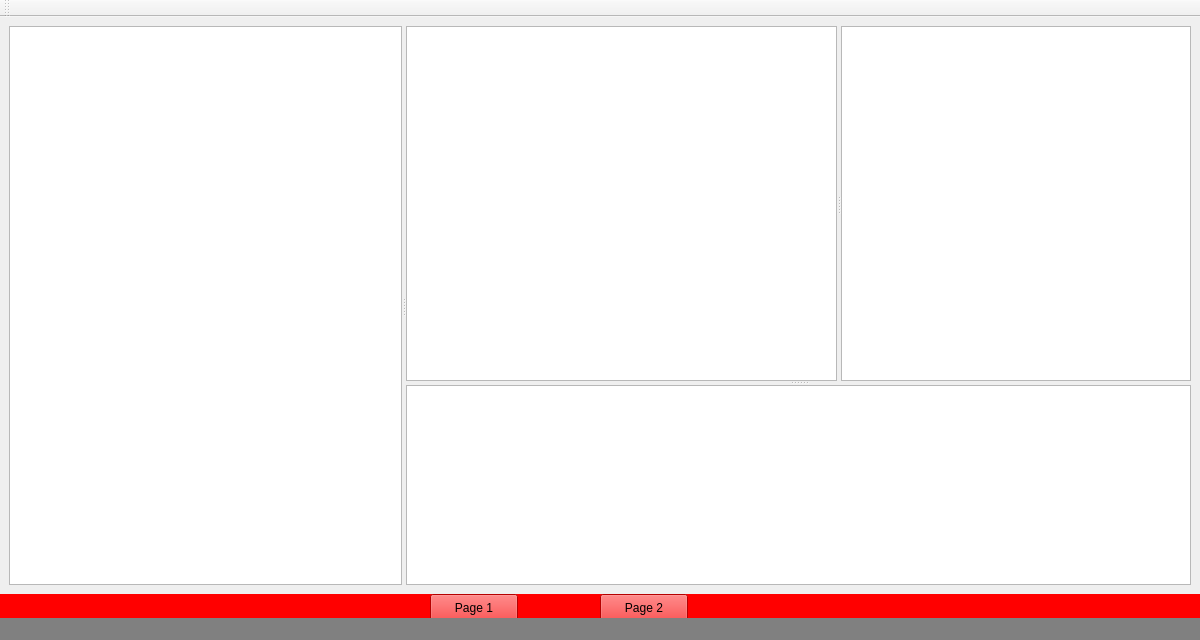
<?xml version="1.0" encoding="UTF-8"?>
<ui version="4.0">
 <class>MainWindow</class>
 <widget class="QMainWindow" name="MainWindow">
  <property name="geometry">
   <rect>
    <x>0</x>
    <y>0</y>
    <width>1200</width>
    <height>640</height>
   </rect>
  </property>
  <property name="minimumSize">
   <size>
    <width>1200</width>
    <height>640</height>
   </size>
  </property>
  <property name="windowTitle">
   <string>MainWindow</string>
  </property>
  <widget class="QWidget" name="centralWidget">
   <layout class="QHBoxLayout" name="horizontalLayout">
    <property name="spacing">
     <number>0</number>
    </property>
    <property name="leftMargin">
     <number>0</number>
    </property>
    <property name="topMargin">
     <number>0</number>
    </property>
    <property name="rightMargin">
     <number>0</number>
    </property>
    <property name="bottomMargin">
     <number>0</number>
    </property>
    <item>
     <widget class="QWidget" name="root" native="true">
      <property name="styleSheet">
       <string notr="true"/>
      </property>
      <layout class="QVBoxLayout" name="verticalLayout">
       <property name="spacing">
        <number>0</number>
       </property>
       <property name="leftMargin">
        <number>0</number>
       </property>
       <property name="topMargin">
        <number>0</number>
       </property>
       <property name="rightMargin">
        <number>0</number>
       </property>
       <property name="bottomMargin">
        <number>0</number>
       </property>
       <item>
        <widget class="QWidget" name="stackContainer" native="true">
         <property name="styleSheet">
          <string notr="true"/>
         </property>
         <layout class="QHBoxLayout" name="horizontalLayout_2">
          <property name="spacing">
           <number>0</number>
          </property>
          <property name="leftMargin">
           <number>9</number>
          </property>
          <property name="topMargin">
           <number>9</number>
          </property>
          <property name="rightMargin">
           <number>9</number>
          </property>
          <property name="bottomMargin">
           <number>9</number>
          </property>
          <item>
           <widget class="QSplitter" name="splitter">
            <property name="orientation">
             <enum>Qt::Horizontal</enum>
            </property>
            <widget class="QWidget" name="widget" native="true">
             <property name="sizePolicy">
              <sizepolicy hsizetype="Minimum" vsizetype="Expanding">
               <horstretch>0</horstretch>
               <verstretch>0</verstretch>
              </sizepolicy>
             </property>
             <property name="minimumSize">
              <size>
               <width>100</width>
               <height>0</height>
              </size>
             </property>
             <property name="maximumSize">
              <size>
               <width>400</width>
               <height>16777215</height>
              </size>
             </property>
             <layout class="QHBoxLayout" name="horizontalLayout_3">
              <property name="spacing">
               <number>0</number>
              </property>
              <property name="leftMargin">
               <number>0</number>
              </property>
              <property name="topMargin">
               <number>0</number>
              </property>
              <property name="rightMargin">
               <number>0</number>
              </property>
              <property name="bottomMargin">
               <number>0</number>
              </property>
              <item>
               <widget class="QListWidget" name="listWidget">
                <property name="sizePolicy">
                 <sizepolicy hsizetype="Preferred" vsizetype="Preferred">
                  <horstretch>0</horstretch>
                  <verstretch>0</verstretch>
                 </sizepolicy>
                </property>
                <property name="minimumSize">
                 <size>
                  <width>0</width>
                  <height>0</height>
                 </size>
                </property>
               </widget>
              </item>
             </layout>
            </widget>
            <widget class="QWidget" name="widget_2" native="true">
             <property name="sizePolicy">
              <sizepolicy hsizetype="Maximum" vsizetype="Preferred">
               <horstretch>0</horstretch>
               <verstretch>0</verstretch>
              </sizepolicy>
             </property>
             <layout class="QHBoxLayout" name="horizontalLayout_4">
              <property name="spacing">
               <number>0</number>
              </property>
              <property name="leftMargin">
               <number>0</number>
              </property>
              <property name="topMargin">
               <number>0</number>
              </property>
              <property name="rightMargin">
               <number>0</number>
              </property>
              <property name="bottomMargin">
               <number>0</number>
              </property>
              <item>
               <widget class="QSplitter" name="splitter_2">
                <property name="orientation">
                 <enum>Qt::Vertical</enum>
                </property>
                <widget class="QWidget" name="widget_3" native="true">
                 <layout class="QHBoxLayout" name="horizontalLayout_6">
                  <property name="spacing">
                   <number>0</number>
                  </property>
                  <property name="leftMargin">
                   <number>0</number>
                  </property>
                  <property name="topMargin">
                   <number>0</number>
                  </property>
                  <property name="rightMargin">
                   <number>0</number>
                  </property>
                  <property name="bottomMargin">
                   <number>0</number>
                  </property>
                  <item>
                   <widget class="QSplitter" name="splitter_3">
                    <property name="orientation">
                     <enum>Qt::Horizontal</enum>
                    </property>
                    <widget class="QWidget" name="widget_6" native="true">
                     <property name="sizePolicy">
                      <sizepolicy hsizetype="Maximum" vsizetype="Maximum">
                       <horstretch>0</horstretch>
                       <verstretch>0</verstretch>
                      </sizepolicy>
                     </property>
                     <layout class="QHBoxLayout" name="horizontalLayout_8">
                      <property name="spacing">
                       <number>0</number>
                      </property>
                      <property name="leftMargin">
                       <number>0</number>
                      </property>
                      <property name="topMargin">
                       <number>0</number>
                      </property>
                      <property name="rightMargin">
                       <number>0</number>
                      </property>
                      <property name="bottomMargin">
                       <number>0</number>
                      </property>
                      <item>
                       <widget class="QListWidget" name="listWidget_4">
                        <property name="sizePolicy">
                         <sizepolicy hsizetype="Preferred" vsizetype="Expanding">
                          <horstretch>0</horstretch>
                          <verstretch>0</verstretch>
                         </sizepolicy>
                        </property>
                       </widget>
                      </item>
                     </layout>
                    </widget>
                    <widget class="QWidget" name="widget_5" native="true">
                     <property name="sizePolicy">
                      <sizepolicy hsizetype="Minimum" vsizetype="Preferred">
                       <horstretch>0</horstretch>
                       <verstretch>0</verstretch>
                      </sizepolicy>
                     </property>
                     <property name="minimumSize">
                      <size>
                       <width>150</width>
                       <height>0</height>
                      </size>
                     </property>
                     <property name="maximumSize">
                      <size>
                       <width>350</width>
                       <height>16777215</height>
                      </size>
                     </property>
                     <property name="baseSize">
                      <size>
                       <width>0</width>
                       <height>0</height>
                      </size>
                     </property>
                     <layout class="QHBoxLayout" name="horizontalLayout_7">
                      <property name="spacing">
                       <number>0</number>
                      </property>
                      <property name="sizeConstraint">
                       <enum>QLayout::SetDefaultConstraint</enum>
                      </property>
                      <property name="leftMargin">
                       <number>0</number>
                      </property>
                      <property name="topMargin">
                       <number>0</number>
                      </property>
                      <property name="rightMargin">
                       <number>0</number>
                      </property>
                      <property name="bottomMargin">
                       <number>0</number>
                      </property>
                      <item>
                       <widget class="QListWidget" name="listWidget_3"/>
                      </item>
                     </layout>
                    </widget>
                   </widget>
                  </item>
                 </layout>
                </widget>
                <widget class="QWidget" name="widget_4" native="true">
                 <property name="maximumSize">
                  <size>
                   <width>16777215</width>
                   <height>200</height>
                  </size>
                 </property>
                 <layout class="QHBoxLayout" name="horizontalLayout_5">
                  <property name="spacing">
                   <number>0</number>
                  </property>
                  <property name="leftMargin">
                   <number>0</number>
                  </property>
                  <property name="topMargin">
                   <number>0</number>
                  </property>
                  <property name="rightMargin">
                   <number>0</number>
                  </property>
                  <property name="bottomMargin">
                   <number>0</number>
                  </property>
                  <item>
                   <widget class="QListWidget" name="listWidget_2"/>
                  </item>
                 </layout>
                </widget>
               </widget>
              </item>
             </layout>
            </widget>
           </widget>
          </item>
         </layout>
        </widget>
       </item>
       <item>
        <widget class="QWidget" name="stackIndicatorContainer" native="true">
         <property name="sizePolicy">
          <sizepolicy hsizetype="Preferred" vsizetype="Preferred">
           <horstretch>0</horstretch>
           <verstretch>0</verstretch>
          </sizepolicy>
         </property>
         <property name="minimumSize">
          <size>
           <width>0</width>
           <height>0</height>
          </size>
         </property>
         <property name="maximumSize">
          <size>
           <width>16777215</width>
           <height>24</height>
          </size>
         </property>
         <property name="styleSheet">
          <string notr="true">background-color: red;</string>
         </property>
         <widget class="QPushButton" name="btn1">
          <property name="geometry">
           <rect>
            <x>430</x>
            <y>0</y>
            <width>88</width>
            <height>27</height>
           </rect>
          </property>
          <property name="text">
           <string>Page 1</string>
          </property>
         </widget>
         <widget class="QPushButton" name="btn2">
          <property name="geometry">
           <rect>
            <x>600</x>
            <y>0</y>
            <width>88</width>
            <height>27</height>
           </rect>
          </property>
          <property name="text">
           <string>Page 2</string>
          </property>
         </widget>
        </widget>
       </item>
      </layout>
     </widget>
    </item>
   </layout>
  </widget>
  <widget class="QMenuBar" name="menuBar">
   <property name="geometry">
    <rect>
     <x>0</x>
     <y>0</y>
     <width>1200</width>
     <height>24</height>
    </rect>
   </property>
  </widget>
  <widget class="QToolBar" name="mainToolBar">
   <attribute name="toolBarArea">
    <enum>TopToolBarArea</enum>
   </attribute>
   <attribute name="toolBarBreak">
    <bool>false</bool>
   </attribute>
  </widget>
  <widget class="QStatusBar" name="statusBar">
   <property name="styleSheet">
    <string notr="true">background-color: gray;</string>
   </property>
  </widget>
 </widget>
 <layoutdefault spacing="6" margin="11"/>
 <resources/>
 <connections/>
</ui>
